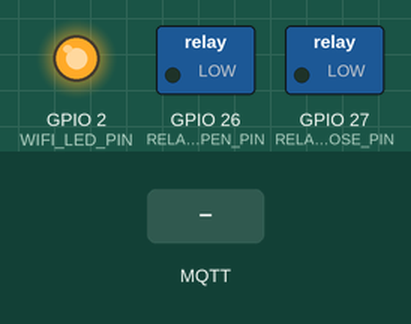
This sketch was run on a simulated ESP32. On the bench: switched loads named in the sketch (green lamp = pin HIGH), output pins drawn as LEDs (lit = HIGH). Dashed ring = blinking. The inputs (shaded band) are chosen by the test bench. WiFi joins after 1.5 s; servers stay silent unless stated; no MQTT or app messages arrive unless stated; what the sketch prints to the serial monitor is not drawn.

Above: at 5.8 s.
5.9 s: MQTT message "OPEN" arrives on the first subscribed topic
At 6.33 s:
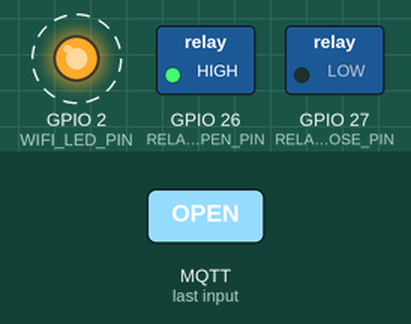
At 6.68 s:
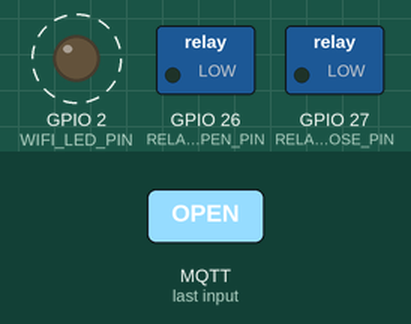
8.9 s: MQTT message "CLOSE" arrives on the first subscribed topic
At 9.33 s:
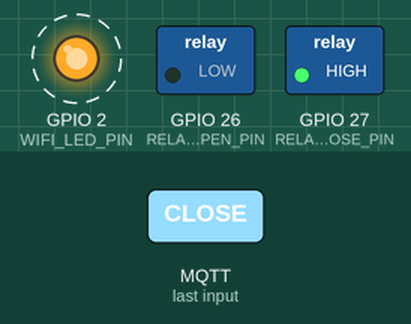
Timing chart, 0 to 11.9 s (numbered marks = the images above; inputs shaded):
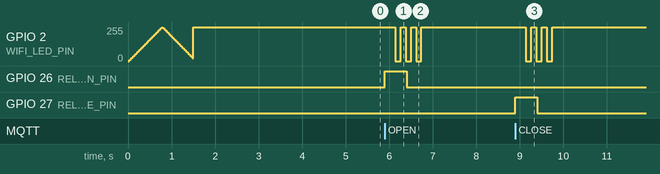

Measured:
- after the input at 5.9 s, GPIO 2 (WIFI_LED_PIN): alternates 255/255 for 0.12 s and 0/255 for 0.12 s, 6 changes in all, then stays 255/255, starting after 0.24 s; GPIO 26 (RELAY_OPEN_PIN): LOW → HIGH at once, → LOW 0.50 s later
- after the input at 8.9 s, GPIO 2 (WIFI_LED_PIN): alternates 255/255 for 0.12 s and 0/255 for 0.12 s, 6 changes in all, then stays 255/255, starting after 0.24 s; GPIO 27 (RELAY_CLOSE_PIN): LOW → HIGH at once, → LOW 0.50 s later

The sketch:

garagedoor_ESP32.ino
```cpp
#include <WiFi.h>
#include <WiFiClientSecure.h>
#include <PubSubClient.h>

/* ================= 多 WiFi 設定 ================= */

struct WiFiCredential {
  const char* ssid;
  const char* password;
};

WiFiCredential wifiList[] = {
  {"asus-CBD2", "0931085693"},
  {"Dong17",    "999999999"}
};

const int WIFI_COUNT = sizeof(wifiList) / sizeof(wifiList[0]);

/* ================= MQTT 設定 ================= */

const char* MQTT_HOST = "5bd40b3a78d745bbbc7771290f59d786.s1.eu.hivemq.cloud";
const int   MQTT_PORT = 8883;
const char* MQTT_USER = "justin3875";
const char* MQTT_PASS = "Justin6266";

const char* TOPIC_CMD    = "garage/door/cmd";
const char* TOPIC_STATUS = "garage/door/status";

/* ================= 硬體設定 ================= */

#define RELAY_OPEN_PIN   26
#define RELAY_CLOSE_PIN  27
#define WIFI_LED_PIN     2
#define PRESS_TIME       500

/* ================= 物件 ================= */

WiFiClientSecure secureClient;
PubSubClient mqttClient(secureClient);

/* ================= 狀態變數 ================= */

String clientId;

// WiFi
int currentWiFiIndex = 0;
bool wifiConnecting = false;
unsigned long wifiAttemptTime = 0;

// MQTT
unsigned long lastMqttAttempt = 0;

// Relay
bool relayActive = false;
int  activeRelayPin = -1;
unsigned long relayStartTime = 0;

// LED
bool flashActive = false;
int  flashStep = 0;
unsigned long flashTimer = 0;
unsigned long breathTimer = 0;

/* ================= LED 控制 ================= */

void setLed(int brightness) {
  analogWrite(WIFI_LED_PIN, brightness);
}

void handleLED() {

  unsigned long now = millis();

  if (flashActive) {
    if (now - flashTimer >= 120) {
      flashTimer = now;
      setLed((flashStep % 2 == 0) ? 255 : 0);
      if (++flashStep >= 8) flashActive = false;
    }
    return;
  }

  if (WiFi.status() == WL_CONNECTED) {
    setLed(255);
  } else {
    if (now - breathTimer >= 15) {
      breathTimer = now;
      static int b = 0, d = 5;
      setLed(b);
      b += d;
      if (b <= 0 || b >= 255) d = -d;
    }
  }
}

/* ================= WiFi 備援連線 ================= */

void connectToWiFi(int index) {

  Serial.print("嘗試連接 WiFi: ");
  Serial.println(wifiList[index].ssid);

  WiFi.disconnect(true);
  WiFi.begin(wifiList[index].ssid, wifiList[index].password);

  wifiConnecting = true;
  wifiAttemptTime = millis();
}

void manageWiFi() {

  if (WiFi.status() == WL_CONNECTED) {
    wifiConnecting = false;
    return;
  }

  unsigned long now = millis();

  if (!wifiConnecting) {
    connectToWiFi(currentWiFiIndex);
    return;
  }

  if (now - wifiAttemptTime > 8000) {

    Serial.println("連線失敗，切換下一個基地台");

    currentWiFiIndex++;
    if (currentWiFiIndex >= WIFI_COUNT)
      currentWiFiIndex = 0;

    wifiConnecting = false;
  }
}

/* ================= MQTT Callback ================= */

void mqttCallback(char* topic, byte* payload, unsigned int length) {

  String msg = "";
  for (unsigned int i = 0; i < length; i++)
    msg += (char)payload[i];

  msg.trim();
  Serial.println("收到指令: " + msg);

  if (relayActive) return;

  int targetPin = -1;
  if (msg == "OPEN")  targetPin = RELAY_OPEN_PIN;
  if (msg == "CLOSE") targetPin = RELAY_CLOSE_PIN;

  if (targetPin != -1) {
    digitalWrite(targetPin, HIGH);
    relayActive = true;
    activeRelayPin = targetPin;
    relayStartTime = millis();

    flashActive = true;
    flashStep = 0;
    flashTimer = millis();
  }
}

/* ================= MQTT 管理（含 LWT） ================= */

void manageMQTT() {

  if (WiFi.status() != WL_CONNECTED) return;

  if (!mqttClient.connected()) {

    unsigned long now = millis();

    if (now - lastMqttAttempt > 5000) {

      lastMqttAttempt = now;

      Serial.print("嘗試連接 MQTT...");

      bool connected = mqttClient.connect(
        clientId.c_str(),
        MQTT_USER,
        MQTT_PASS,
        TOPIC_STATUS,
        1,
        true,
        "OFFLINE"
      );

      if (connected) {

        Serial.println("成功！");
        mqttClient.subscribe(TOPIC_CMD);

        mqttClient.publish(TOPIC_STATUS, "ONLINE", true);

      } else {
        Serial.print("失敗，錯誤碼=");
        Serial.println(mqttClient.state());
      }
    }

  } else {
    mqttClient.loop();
  }
}

/* ================= Setup ================= */

void setup() {

  Serial.begin(115200);

  pinMode(RELAY_OPEN_PIN, OUTPUT);
  pinMode(RELAY_CLOSE_PIN, OUTPUT);
  digitalWrite(RELAY_OPEN_PIN, LOW);
  digitalWrite(RELAY_CLOSE_PIN, LOW);

  pinMode(WIFI_LED_PIN, OUTPUT);

  WiFi.mode(WIFI_STA);

  secureClient.setInsecure();  // 若要正式安全，改用 setCACert()

  mqttClient.setServer(MQTT_HOST, MQTT_PORT);
  mqttClient.setCallback(mqttCallback);

  uint64_t chipid = ESP.getEfuseMac();
  clientId = "ESP32_DOOR_" + String((uint32_t)(chipid >> 32), HEX);

  connectToWiFi(0);
}

/* ================= Loop ================= */

void loop() {

  unsigned long now = millis();

  // Relay 自動釋放
  if (relayActive) {
    if (now - relayStartTime >= PRESS_TIME) {
      digitalWrite(activeRelayPin, LOW);
      relayActive = false;
      Serial.println("Relay 已釋放");
    }
  }

  manageWiFi();
  manageMQTT();
  handleLED();
}
```
